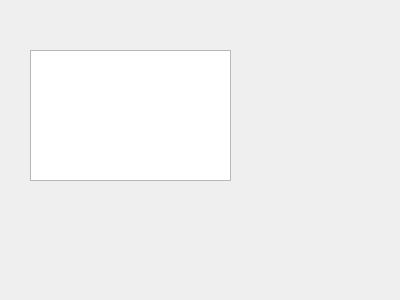
<?xml version="1.0" encoding="UTF-8"?>
<ui version="4.0">
 <class>Widget</class>
 <widget class="QWidget" name="Widget">
  <property name="windowModality">
   <enum>Qt::NonModal</enum>
  </property>
  <property name="geometry">
   <rect>
    <x>0</x>
    <y>0</y>
    <width>400</width>
    <height>300</height>
   </rect>
  </property>
  <property name="mouseTracking">
   <bool>false</bool>
  </property>
  <property name="windowTitle">
   <string>Widget</string>
  </property>
  <widget class="QTextEdit" name="textEdit">
   <property name="geometry">
    <rect>
     <x>30</x>
     <y>50</y>
     <width>201</width>
     <height>131</height>
    </rect>
   </property>
  </widget>
 </widget>
 <layoutdefault spacing="6" margin="11"/>
 <resources/>
 <connections/>
</ui>
